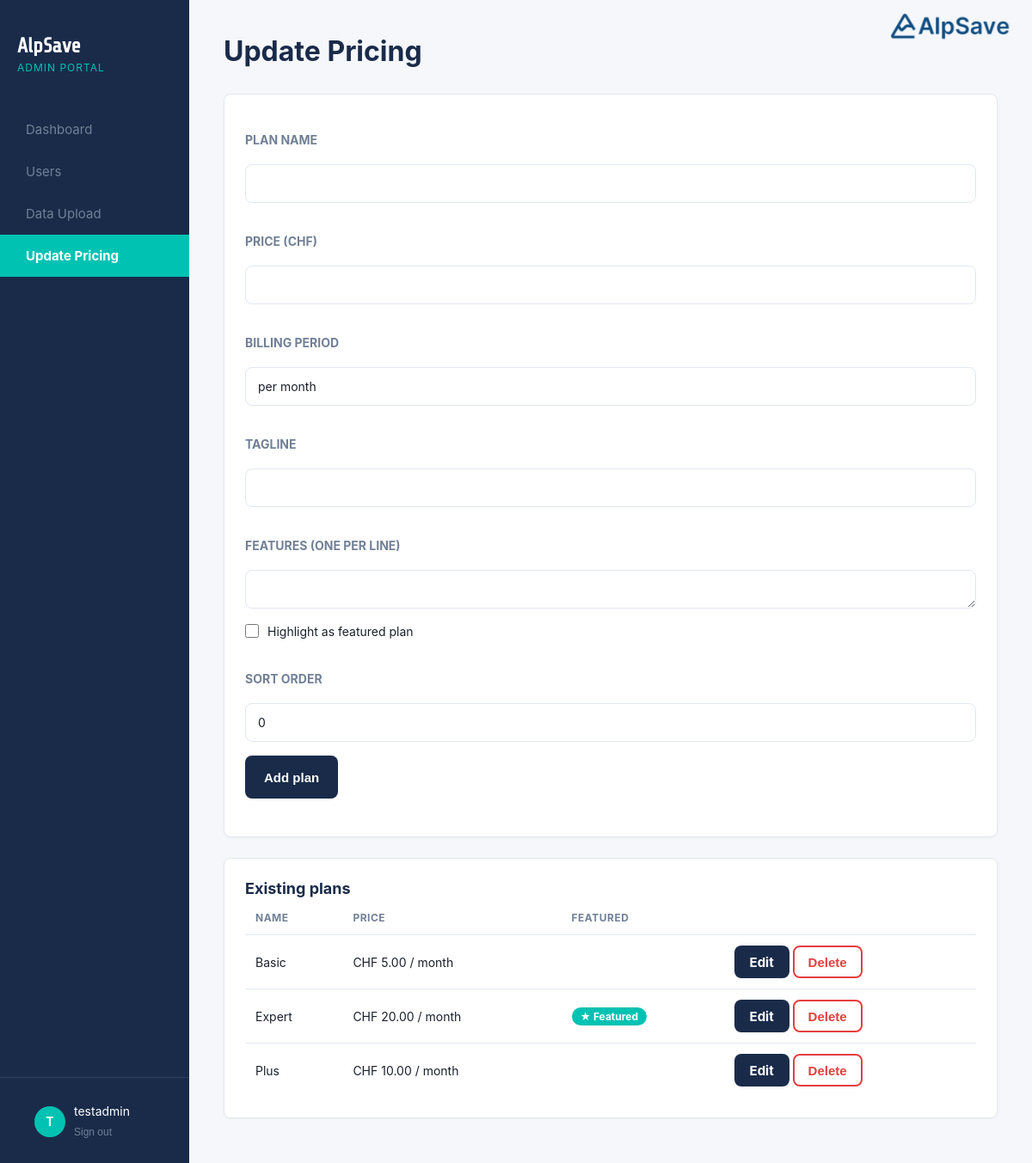
Page /index.php?page=pricing (signed in) on the committed database.
### tables this page shows
CREATE TABLE `pricing_plans` (
  `id` int NOT NULL,
  `name` varchar(50) NOT NULL,
  `price` decimal(6,2) NOT NULL,
  `billing_period` varchar(20) NOT NULL DEFAULT 'month',
  `tagline` varchar(255) NOT NULL DEFAULT '',
  `features` text NOT NULL,
  `is_featured` tinyint(1) NOT NULL DEFAULT '0',
  `sort_order` int NOT NULL DEFAULT '0'
);

### scripts/pricing.php (called while the page is built, shortened)
<?php
$model = new Pricing();
$plans = $model->all();
$editing = isset($_GET['edit']) ? $model->find((int) $_GET['edit']) : null;

### class/Role.class.php (called while the page is built, shortened)
<?php
class Role
{
    public static function can(string $capability, ?string $role = null): bool
    {
        $role ??= $_SESSION['role'] ?? '';
        return in_array($capability, self::CAPABILITIES[$role] ?? [], true);
    }
}

### class/Database.class.php (called while the page is built, shortened)
<?php
class Database
{
    private static ?PDO $connection = null;
    public static function getConnection(): PDO
    {
        if (self::$connection === null) {
            try {
                self::$connection = new PDO(
                    "mysql:host=" . DB_SERVER . ";dbname=" . DB_NAME . ";charset=utf8mb4",
                    DB_USER,
                    DB_PASSWORD,
                    [PDO::ATTR_ERRMODE => PDO::ERRMODE_EXCEPTION, PDO::ATTR_DEFAULT_FETCH_MODE => PDO::FETCH_ASSOC, PDO::ATTR_EMULATE_PREPARES => false,]
                );
            } catch (PDOException $e) {
                error_log('Database connection failed: ' . $e->getMessage());
                http_response_code(500);
                exit('A server error occurred. Please try again later.');
            }
        }
        return self::$connection;
    }
}

### class/Pricing.class.php (called while the page is built, shortened)
<?php
class Pricing
{
    private PDO $db;
    public function __construct()
    {
        $this->db = Database::getConnection();
    }
    public function all():array
    {
        $stmt = $this->db->query('SELECT * FROM pricing_plans ORDER BY sort_order');
        return $stmt->fetchAll();
    }
}

### views/pricing.php (the view, shortened to what this page needs)
<?php
$plans   = $plans   ?? [];
$errors  = $errors  ?? [];
$editing = $editing ?? null;
?>
<div class="dash-layout">
<?php $active = 'pricing'; include __DIR__ . '/partials/sidebar.php'; ?>
<main class="dash-content">
    <div class="dash-header">
        <h1 class="dash-header__title"><?= $editing ? 'Edit plan' : 'Update Pricing' ?></h1>
    </div>
    <?php if (Role::can('manage_content')): ?>
        <form method="POST" action="index.php?page=pricing" class="upload-widget">
        <div class="form-group">
            <label class="form-label" for="name">Plan name</label>
            <input class="form-input <?= isset($errors['name']) ? 'form-input--error' : '' ?>"
                   type="text" id="name" name="name"
                   value="<?= htmlspecialchars($_POST['name'] ?? $editing['name'] ?? '') ?>">
        </div>
        <div class="form-group">
            <label class="form-label" for="price">Price (CHF)</label>
            <input class="form-input <?= isset($errors['price']) ? 'form-input--error' : '' ?>"
                   type="number" step="0.01" id="price" name="price"
                   value="<?= htmlspecialchars($_POST['price'] ?? $editing['price'] ?? '') ?>">
        </div>
        <?php $bp = $_POST['billing_period'] ?? $editing['billing_period'] ?? 'month'; ?>
        <div class="form-group">
            <label class="form-label" for="billing_period">Billing period</label>
            <select class="form-input form-select" id="billing_period" name="billing_period">
                <option value="month" <?= $bp === 'month' ? 'selected' : '' ?>>per month</option>
            </select>
        </div>
        <div class="form-group">
            <label class="form-label" for="tagline">Tagline</label>
            <input class="form-input" type="text" id="tagline" name="tagline"
                   value="<?= htmlspecialchars($_POST['tagline'] ?? $editing['tagline'] ?? '') ?>">
        </div>
        <div class="form-group">
            <label class="form-label" for="features">Features (one per line)</label>
            <textarea class="form-input" id="features" name="features" rows="4"><?= htmlspecialchars($_POST['features'] ?? $editing['features'] ?? '') ?></textarea>
        </div>
        <div class="form-group">
            <label class="checkbox-label">
                <input type="checkbox" name="is_featured" value="1"
                    <?= (($_SERVER['REQUEST_METHOD'] === 'POST') ? !empty($_POST['is_featured']) : !empty($editing['is_featured'])) ? 'checked' : '' ?>>
                <span>Highlight as featured plan</span>
            </label>
        </div>
        <div class="form-group">
            <label class="form-label" for="sort_order">Sort order</label>
            <input class="form-input" type="number" min="0" id="sort_order" name="sort_order"
                   value="<?= htmlspecialchars($_POST['sort_order'] ?? $editing['sort_order'] ?? '0') ?>">
        </div>
        <button type="submit" class="btn btn--primary">
            <?= $editing ? 'Save changes' : 'Add plan' ?>
        </button>
    </form>
    <?php endif; ?>
    <div class="upload-widget">
        <h2>Existing plans</h2>
        <table class="data-table">
            <thead>
            <tr><th>Name</th><th>Price</th><th>Featured</th><th></th></tr>
            </thead>
            <tbody>
            <?php foreach ($plans as $plan): ?>
                <tr>
                    <td><?= htmlspecialchars($plan['name']) ?></td>
                    <td>CHF <?= htmlspecialchars($plan['price']) ?> / <?= htmlspecialchars($plan['billing_period']) ?></td>                    <td><?= $plan['is_featured'] ? '<span class="pill">★ Featured</span>' : '' ?></td>                    <td>
                        <?php if (Role::can('manage_content')): ?>
                            <a href="index.php?page=pricing&edit=<?= (int) $plan['id'] ?>" class="btn btn--primary">Edit</a>
                            <form method="POST" action="index.php?page=pricing"
                                  onsubmit="return confirm('Delete this plan?')" style="display:inline">
                                <button type="submit" class="btn btn--danger">Delete</button>
                            </form>
                        <?php endif; ?>
                    </td>
                </tr>
            <?php endforeach; ?>
            </tbody>
        </table>
    </div>
</main>
</div>

### assets/css/style.css (style rules this page uses)
*, *::before, *::after { box-sizing: border-box; margin: 0; padding: 0; }
body { height: 100vh; font-family: var(--font-body), sans-serif; font-size: var(--font-size-base); color: var(--color-text); background: var(--color-bg); }
.form-group { display: flex; flex-direction: column; gap: 20px; }
.form-label { font-size: 14px; font-weight: bold; text-transform: uppercase; color: var(--color-text-muted); margin-top: 20px; }
.form-input { height: 45px; padding: 0 14px; border: 1px solid var(--color-border); border-radius: var(--border-radius); font-size: 14px; font-family: var(--font-body), sans-serif; color: var(--color-text); background: var(--color-white); width: 100%; outline: none; transition: border-color 0.15s, box-shadow 0.15s; }
.form-input::placeholder { color: var(--color-text-muted); }
.form-select { appearance: none; background-repeat: no-repeat; background-position: right 14px center; padding-right: 36px; cursor: pointer; }
.checkbox-label { display: flex; align-items: flex-start; gap: 10px; font-size: 14px; color: var(--color-text); cursor: pointer; line-height: 1.5; }
.checkbox-label input[type="checkbox"] { width: 16px; height: 16px; margin-top: 2px; accent-color: var(--color-accent); cursor: pointer; }
.btn { display: inline-flex; align-items: center; justify-content: center; height: 50px; padding: 0 20px; border: 2px solid transparent; border-radius: var(--border-radius); font-size: 15px; font-weight: bold; cursor: pointer; transition: background-color 0.15s; text-decoration: none; flex: 1; }
.btn--primary { background: var(--color-navy); color: var(--color-white); margin-bottom: 20px; }
.btn--danger { background: transparent; color: var(--color-error); border-color: var(--color-error); }
.dash-layout { display: flex; min-height: 100vh; }
.dash-content { flex: 1; background: var(--color-bg); padding: 40px; }
.dash-header { margin-bottom: 30px; }
.dash-header__title { font-size: 32px; color: var(--color-navy); margin-bottom: 20px; }
.panel, .upload-widget { background: var(--color-white); border: 1px solid var(--color-border); border-radius: var(--border-radius); padding: 24px; box-shadow: 0 1px 3px rgba(16, 24, 40, 0.04); margin-bottom: 24px; }
.panel__title, .upload-widget h2 { font-size: 18px; color: var(--color-navy); margin-bottom: 16px; }
.upload-widget .form-group { margin-bottom: 16px; }
.pill { display: inline-block; padding: 3px 10px; border-radius: 999px; font-size: 12px; font-weight: bold; background: var(--color-accent); color: var(--color-white); }
.data-table { width: 100%; border-collapse: collapse; font-size: 14px; }
.data-table td form { display: inline; }
.data-table .btn { height: 38px; padding: 0 16px; margin-bottom: 0; flex: none; }
.data-table thead th { text-align: left; font-size: 12px; text-transform: uppercase; letter-spacing: 0.5px; color: var(--color-text-muted); padding: 0 12px 12px; border-bottom: 1px solid var(--color-border); }
.data-table tbody td { padding: 12px; border-bottom: 1px solid var(--color-border); vertical-align: middle; color: var(--color-text); }
.data-table tbody tr:last-child td { border-bottom: none; }

### assets/css/variables.css (style rules this page uses)
:root { --font-body: 'Inter', sans-serif; --font-heading: 'Share Tech', sans-serif; --font-size-base: 16px; --color-navy: #1a2b4a; --color-bg: #F5F7FA; --color-accent: #00c2b2; --color-accent-hover: #009e90; --color-error: #e53e3e; --color-success: #2f9e44; --color-red: #DA291C; --color-text: #1a202c; --color-text-muted: #718096; --color-white: #ffffff; --color-border: #e2e8f0; --border-radius: 8px; }

### rows in the picture
pricing_plans: name "Basic", price "5.00", billing_period "month"
pricing_plans: name "Expert", price "20.00", billing_period "month", is_featured "★ Featured"
pricing_plans: name "Plus", price "10.00", billing_period "month"

### other values in the picture
$initial "T"
$username "testadmin"
